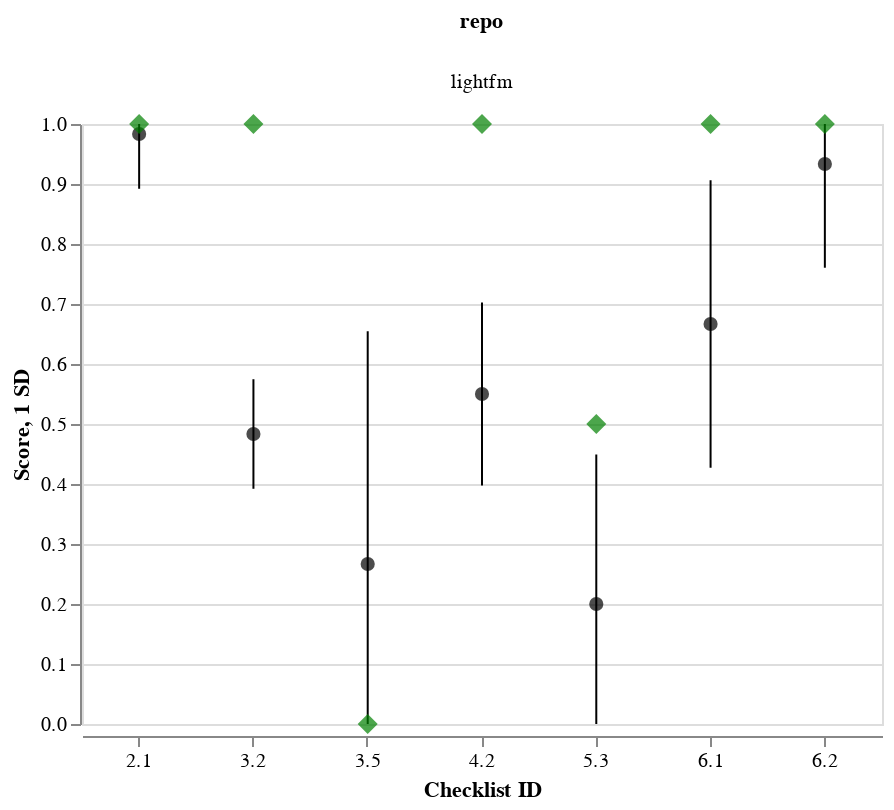

Source (notebook cell):
### Code cell
generate_stat_plot(df_repo__stat, ground_truth=ground_truth, repo="lightfm", facet_col='repo')

### Figure 1 — Vega-Lite specification as saved in the notebook (floating-point values rounded to 4 significant figures)
{"config": {"view": {"continuousWidth": 300, "continuousHeight": 300}}, "data": {"name": "data-ede8ba921ae9ebafaf5e850295187276"}, "facet": {"column": {"field": "repo", "type": "nominal"}}, "spec": {"layer": [{"layer": [{"mark": {"type": "point", "color": "black", "filled": true, "size": 50}, "encoding": {"x": {"axis": {"labelAngle": 0}, "field": "id", "title": "Checklist ID", "type": "ordinal"}, "y": {"field": "mean", "scale": {"domainMin": 0, "domainMax": 1}, "title": "Score", "type": "quantitative"}}, "transform": [{"calculate": "max(0, datum.mean-datum.std)", "as": "min"}, {"calculate": "min(1, datum.mean+datum.std)", "as": "max"}]}, {"mark": {"type": "errorbar"}, "encoding": {"x": {"field": "id", "type": "ordinal"}, "y": {"field": "min", "title": "1 SD", "type": "quantitative"}, "y2": {"field": "max"}}, "transform": [{"calculate": "max(0, datum.mean-datum.std)", "as": "min"}, {"calculate": "min(1, datum.mean+datum.std)", "as": "max"}]}, {"mark": {"type": "point", "color": "green", "filled": true, "shape": "diamond", "size": 100}, "encoding": {"x": {"field": "id", "type": "ordinal"}, "y": {"field": "score", "type": "quantitative"}}}]}], "width": 400}, "columns": 2, "$schema": "https://vega.github.io/schema/vega-lite/v5.17.0.json", "datasets": {"data-ede8ba921ae9ebafaf5e850295187276": [{"repo": "lightfm", "id": "2.1", "count": 30.0, "mean": 0.9833, "std": 0.09129, "score": 1.0}, {"repo": "lightfm", "id": "3.2", "count": 30.0, "mean": 0.4833, "std": 0.09129, "score": 1.0}, {"repo": "lightfm", "id": "3.5", "count": 30.0, "mean": 0.2667, "std": 0.388, "score": 0.0}, {"repo": "lightfm", "id": "4.2", "count": 30.0, "mean": 0.55, "std": 0.1526, "score": 1.0}, {"repo": "lightfm", "id": "5.3", "count": 30.0, "mean": 0.2, "std": 0.2491, "score": 0.5}, {"repo": "lightfm", "id": "6.1", "count": 30.0, "mean": 0.6667, "std": 0.2397, "score": 1.0}, {"repo": "lightfm", "id": "6.2", "count": 30.0, "mean": 0.9333, "std": 0.1729, "score": 1.0}]}}
